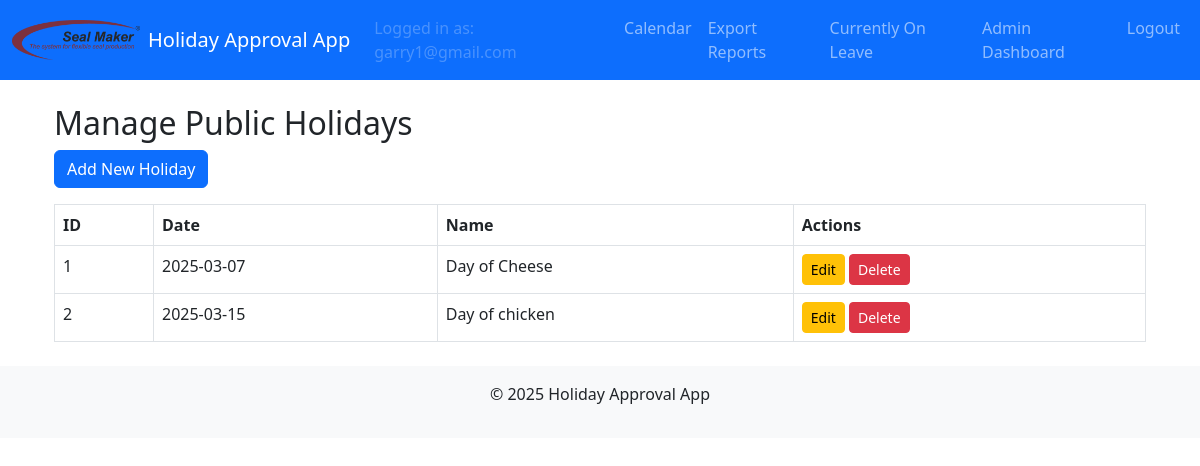
The app's page /admin/holidays (signed in), older data.
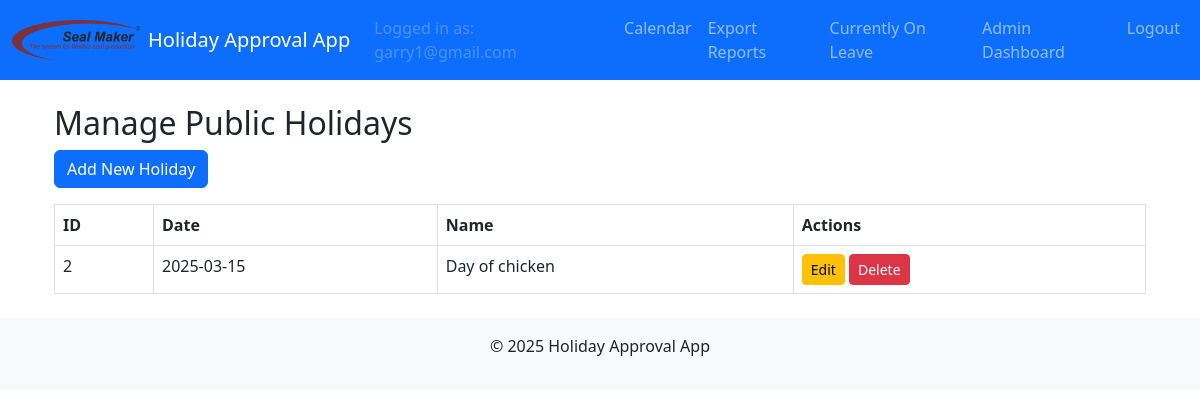
The same page, newer data.
### models.py (models this page shows, shortened)
class PublicHoliday(db.Model):
    id = db.Column(db.Integer, primary_key=True)
    holiday_date = db.Column(db.Date, nullable=False)
    name = db.Column(db.String(100), nullable=False)

### admin/routes.py (the view)
@admin_bp.route('/holidays')
@login_required
@admin_required
def holidays():
    holidays_list = PublicHoliday.query.order_by(PublicHoliday.holiday_date).all()
    return render_template('admin_holidays.html', holidays=holidays_list)

### admin/routes.py (called while the page is built)
def admin_required(func):
    @wraps(func)
    def wrapper(*args, **kwargs):
        if current_user.role not in ['admin', 'sub-admin']:
            flash(_("Access denied: Admins only."), "danger")
            return redirect(url_for('main.calendar'))
        return func(*args, **kwargs)
    return wrapper

### app.py (called while the page is built, shortened)
def create_app():
    app = Flask(__name__)
    app.config.from_object(Config)
    db.init_app(app)
    migrate.init_app(app, db)
    login_manager.init_app(app)
    bcrypt.init_app(app)
    mail.init_app(app)
    babel = Babel(app)
    babel.locale_selector_func = lambda: request.accept_languages.best_match(app.config['LANGUAGES'])
    @app.context_processor
    def inject_locale():
        return dict(get_locale=babel.locale_selector_func)
    login_manager.login_view = 'auth.login'
    @login_manager.user_loader
    def load_user(user_id):
        return User.query.get(int(user_id))

### templates/admin_holidays.html
{% extends "layout.html" %}
{% block content %}
<div class="container">
  <h2>Manage Public Holidays</h2>
  <a href="{{ url_for('admin.new_holiday') }}" class="btn btn-primary mb-3">Add New Holiday</a>
  {% if holidays %}
    <table class="table table-bordered">
      <thead>
        <tr>
          <th>ID</th>
          <th>Date</th>
          <th>Name</th>
          <th>Actions</th>
        </tr>
      </thead>
      <tbody>
        {% for holiday in holidays %}
        <tr>
          <td>{{ holiday.id }}</td>
          <td>{{ holiday.holiday_date.strftime('%Y-%m-%d') }}</td>
          <td>{{ holiday.name }}</td>
          <td>
            <a href="{{ url_for('admin.edit_holiday', holiday_id=holiday.id) }}" class="btn btn-warning btn-sm">Edit</a>
            <form action="{{ url_for('admin.delete_holiday', holiday_id=holiday.id) }}" method="POST" style="display:inline;">
              <button type="submit" class="btn btn-danger btn-sm" onclick="return confirm('Delete this holiday?');">Delete</button>
            </form>
          </td>
        </tr>
        {% endfor %}
      </tbody>
    </table>
  {% else %}
    <p>No public holidays configured.</p>
  {% endif %}
</div>
{% endblock %}

Row changes from the older to the newer data that the page shows:
removed PublicHoliday: id "1", holiday_date "2025-03-07", name "Day of Cheese"
